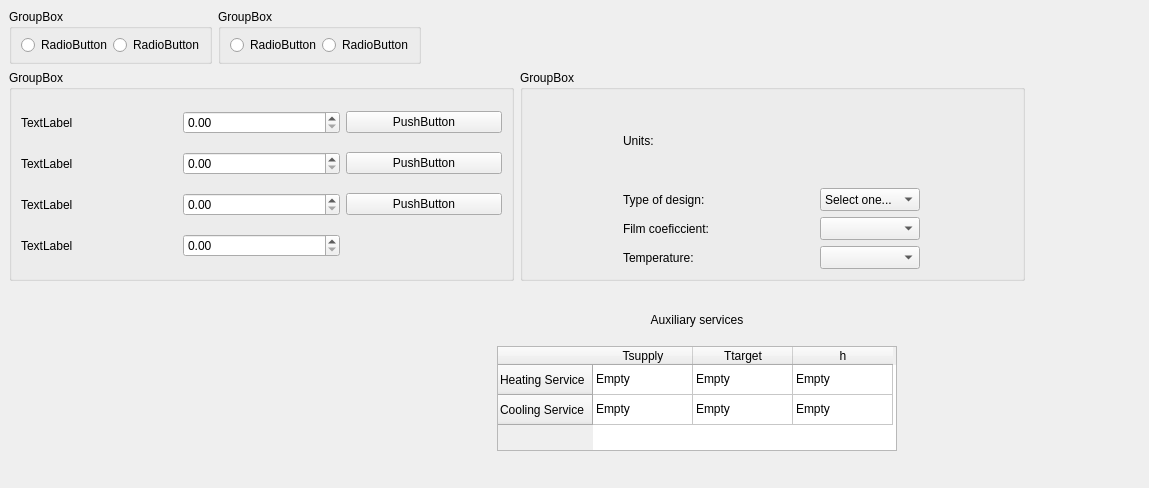
<?xml version="1.0" encoding="UTF-8"?>
<ui version="4.0">
 <class>contenido_plots_costos</class>
 <widget class="QWidget" name="contenido_plots_costos">
  <property name="geometry">
   <rect>
    <x>0</x>
    <y>0</y>
    <width>1149</width>
    <height>488</height>
   </rect>
  </property>
  <property name="windowTitle">
   <string>Form</string>
  </property>
  <widget class="QWidget" name="gridLayoutWidget">
   <property name="geometry">
    <rect>
     <x>9</x>
     <y>9</y>
     <width>412</width>
     <height>55</height>
    </rect>
   </property>
   <layout class="QGridLayout" name="gridLayout">
    <item row="0" column="0">
     <widget class="QGroupBox" name="groupBox">
      <property name="title">
       <string>GroupBox</string>
      </property>
      <layout class="QGridLayout" name="gridLayout_2">
       <item row="0" column="1">
        <widget class="QRadioButton" name="radioButton">
         <property name="text">
          <string>RadioButton</string>
         </property>
        </widget>
       </item>
       <item row="0" column="0">
        <spacer name="horizontalSpacer">
         <property name="orientation">
          <enum>Qt::Horizontal</enum>
         </property>
         <property name="sizeType">
          <enum>QSizePolicy::Ignored</enum>
         </property>
         <property name="sizeHint" stdset="0">
          <size>
           <width>40</width>
           <height>20</height>
          </size>
         </property>
        </spacer>
       </item>
       <item row="0" column="3">
        <spacer name="horizontalSpacer_2">
         <property name="orientation">
          <enum>Qt::Horizontal</enum>
         </property>
         <property name="sizeType">
          <enum>QSizePolicy::Ignored</enum>
         </property>
         <property name="sizeHint" stdset="0">
          <size>
           <width>40</width>
           <height>20</height>
          </size>
         </property>
        </spacer>
       </item>
       <item row="0" column="2">
        <widget class="QRadioButton" name="radioButton_2">
         <property name="text">
          <string>RadioButton</string>
         </property>
        </widget>
       </item>
      </layout>
     </widget>
    </item>
    <item row="0" column="1">
     <widget class="QGroupBox" name="groupBox_2">
      <property name="title">
       <string>GroupBox</string>
      </property>
      <layout class="QGridLayout" name="gridLayout_3">
       <item row="0" column="1">
        <widget class="QRadioButton" name="radioButton_3">
         <property name="text">
          <string>RadioButton</string>
         </property>
        </widget>
       </item>
       <item row="0" column="2">
        <widget class="QRadioButton" name="radioButton_4">
         <property name="text">
          <string>RadioButton</string>
         </property>
        </widget>
       </item>
       <item row="0" column="0">
        <spacer name="horizontalSpacer_3">
         <property name="orientation">
          <enum>Qt::Horizontal</enum>
         </property>
         <property name="sizeType">
          <enum>QSizePolicy::Ignored</enum>
         </property>
         <property name="sizeHint" stdset="0">
          <size>
           <width>40</width>
           <height>20</height>
          </size>
         </property>
        </spacer>
       </item>
       <item row="0" column="3">
        <spacer name="horizontalSpacer_4">
         <property name="orientation">
          <enum>Qt::Horizontal</enum>
         </property>
         <property name="sizeType">
          <enum>QSizePolicy::Ignored</enum>
         </property>
         <property name="sizeHint" stdset="0">
          <size>
           <width>40</width>
           <height>20</height>
          </size>
         </property>
        </spacer>
       </item>
      </layout>
     </widget>
    </item>
   </layout>
  </widget>
  <widget class="QWidget" name="gridLayoutWidget_2">
   <property name="geometry">
    <rect>
     <x>9</x>
     <y>218</y>
     <width>38</width>
     <height>42</height>
    </rect>
   </property>
   <layout class="QGridLayout" name="gridLayout_4">
    <item row="0" column="1">
     <widget class="QCustomPlot" name="qcustomplot" native="true">
      <property name="enabled">
       <bool>true</bool>
      </property>
      <property name="sizePolicy">
       <sizepolicy hsizetype="Expanding" vsizetype="Expanding">
        <horstretch>0</horstretch>
        <verstretch>0</verstretch>
       </sizepolicy>
      </property>
     </widget>
    </item>
    <item row="0" column="0">
     <spacer name="verticalSpacer">
      <property name="orientation">
       <enum>Qt::Vertical</enum>
      </property>
      <property name="sizeHint" stdset="0">
       <size>
        <width>20</width>
        <height>40</height>
       </size>
      </property>
     </spacer>
    </item>
   </layout>
  </widget>
  <widget class="QWidget" name="gridLayoutWidget_3">
   <property name="geometry">
    <rect>
     <x>9</x>
     <y>70</y>
     <width>1016</width>
     <height>211</height>
    </rect>
   </property>
   <layout class="QGridLayout" name="gridLayout_5">
    <item row="0" column="0">
     <widget class="QGroupBox" name="groupBox_3">
      <property name="title">
       <string>GroupBox</string>
      </property>
      <layout class="QGridLayout" name="gridLayout_6">
       <item row="0" column="1">
        <widget class="QDoubleSpinBox" name="doubleSpinBox"/>
       </item>
       <item row="2" column="1">
        <widget class="QDoubleSpinBox" name="doubleSpinBox_3"/>
       </item>
       <item row="1" column="1">
        <widget class="QDoubleSpinBox" name="doubleSpinBox_2"/>
       </item>
       <item row="3" column="1">
        <widget class="QDoubleSpinBox" name="doubleSpinBox_4"/>
       </item>
       <item row="0" column="0">
        <widget class="QLabel" name="label">
         <property name="text">
          <string>TextLabel</string>
         </property>
        </widget>
       </item>
       <item row="1" column="0">
        <widget class="QLabel" name="label_2">
         <property name="text">
          <string>TextLabel</string>
         </property>
        </widget>
       </item>
       <item row="2" column="0">
        <widget class="QLabel" name="label_3">
         <property name="text">
          <string>TextLabel</string>
         </property>
        </widget>
       </item>
       <item row="3" column="0">
        <widget class="QLabel" name="label_4">
         <property name="text">
          <string>TextLabel</string>
         </property>
        </widget>
       </item>
       <item row="0" column="2">
        <widget class="QPushButton" name="pushButton">
         <property name="text">
          <string>PushButton</string>
         </property>
        </widget>
       </item>
       <item row="1" column="2">
        <widget class="QPushButton" name="pushButton_2">
         <property name="text">
          <string>PushButton</string>
         </property>
        </widget>
       </item>
       <item row="2" column="2">
        <widget class="QPushButton" name="pushButton_3">
         <property name="text">
          <string>PushButton</string>
         </property>
        </widget>
       </item>
      </layout>
     </widget>
    </item>
    <item row="0" column="1">
     <widget class="QGroupBox" name="groupBox_4">
      <property name="title">
       <string>GroupBox</string>
      </property>
      <layout class="QGridLayout" name="gridLayout_7">
       <item row="3" column="1">
        <widget class="QComboBox" name="comboBoxF">
         <property name="maximumSize">
          <size>
           <width>100</width>
           <height>23</height>
          </size>
         </property>
        </widget>
       </item>
       <item row="2" column="1">
        <widget class="QComboBox" name="comboBoxT">
         <property name="maximumSize">
          <size>
           <width>100</width>
           <height>23</height>
          </size>
         </property>
        </widget>
       </item>
       <item row="1" column="1">
        <widget class="QComboBox" name="TypeDesign">
         <property name="maximumSize">
          <size>
           <width>100</width>
           <height>23</height>
          </size>
         </property>
         <item>
          <property name="text">
           <string>Select one...</string>
          </property>
         </item>
         <item>
          <property name="text">
           <string>Countercurrent</string>
          </property>
         </item>
         <item>
          <property name="text">
           <string>Cococurrent</string>
          </property>
         </item>
        </widget>
       </item>
       <item row="3" column="0">
        <widget class="QLabel" name="label_7">
         <property name="maximumSize">
          <size>
           <width>100</width>
           <height>16777215</height>
          </size>
         </property>
         <property name="text">
          <string>Temperature:</string>
         </property>
        </widget>
       </item>
       <item row="2" column="0">
        <widget class="QLabel" name="label_5">
         <property name="maximumSize">
          <size>
           <width>100</width>
           <height>16777215</height>
          </size>
         </property>
         <property name="text">
          <string>Film coeficcient:</string>
         </property>
        </widget>
       </item>
       <item row="1" column="0">
        <widget class="QLabel" name="labelType">
         <property name="maximumSize">
          <size>
           <width>100</width>
           <height>16777215</height>
          </size>
         </property>
         <property name="text">
          <string>Type of design:</string>
         </property>
        </widget>
       </item>
       <item row="0" column="0">
        <widget class="QLabel" name="label_6">
         <property name="maximumSize">
          <size>
           <width>100</width>
           <height>16777215</height>
          </size>
         </property>
         <property name="text">
          <string>Units:</string>
         </property>
        </widget>
       </item>
      </layout>
     </widget>
    </item>
   </layout>
  </widget>
  <widget class="QWidget" name="gridLayoutWidget_4">
   <property name="geometry">
    <rect>
     <x>487</x>
     <y>300</y>
     <width>421</width>
     <height>151</height>
    </rect>
   </property>
   <layout class="QGridLayout" name="gridLayout_8">
    <item row="0" column="0">
     <widget class="QLabel" name="labelAux">
      <property name="text">
       <string>Auxiliary services</string>
      </property>
      <property name="alignment">
       <set>Qt::AlignCenter</set>
      </property>
     </widget>
    </item>
    <item row="1" column="0">
     <widget class="QTableWidget" name="Services">
      <property name="sizePolicy">
       <sizepolicy hsizetype="Fixed" vsizetype="Fixed">
        <horstretch>0</horstretch>
        <verstretch>130</verstretch>
       </sizepolicy>
      </property>
      <property name="minimumSize">
       <size>
        <width>0</width>
        <height>0</height>
       </size>
      </property>
      <property name="maximumSize">
       <size>
        <width>400</width>
        <height>105</height>
       </size>
      </property>
      <row>
       <property name="text">
        <string>Heating Service</string>
       </property>
      </row>
      <row>
       <property name="text">
        <string>Cooling Service</string>
       </property>
      </row>
      <column>
       <property name="text">
        <string>Tsupply</string>
       </property>
      </column>
      <column>
       <property name="text">
        <string>Ttarget</string>
       </property>
      </column>
      <column>
       <property name="text">
        <string>h</string>
       </property>
      </column>
      <item row="0" column="0">
       <property name="text">
        <string>Empty</string>
       </property>
      </item>
      <item row="0" column="1">
       <property name="text">
        <string>Empty</string>
       </property>
      </item>
      <item row="0" column="2">
       <property name="text">
        <string>Empty</string>
       </property>
      </item>
      <item row="1" column="0">
       <property name="text">
        <string>Empty</string>
       </property>
      </item>
      <item row="1" column="1">
       <property name="text">
        <string>Empty</string>
       </property>
      </item>
      <item row="1" column="2">
       <property name="text">
        <string>Empty</string>
       </property>
      </item>
     </widget>
    </item>
   </layout>
  </widget>
  <widget class="QWidget" name="gridLayoutWidget_5">
   <property name="geometry">
    <rect>
     <x>180</x>
     <y>300</y>
     <width>291</width>
     <height>161</height>
    </rect>
   </property>
   <layout class="QGridLayout" name="gridLayout_9">
    <item row="1" column="0">
     <layout class="QGridLayout" name="gridLayout_10"/>
    </item>
   </layout>
  </widget>
 </widget>
 <customwidgets>
  <customwidget>
   <class>QCustomPlot</class>
   <extends>QWidget</extends>
   <header>qcustomplot.h</header>
   <container>1</container>
  </customwidget>
 </customwidgets>
 <resources/>
 <connections/>
</ui>
